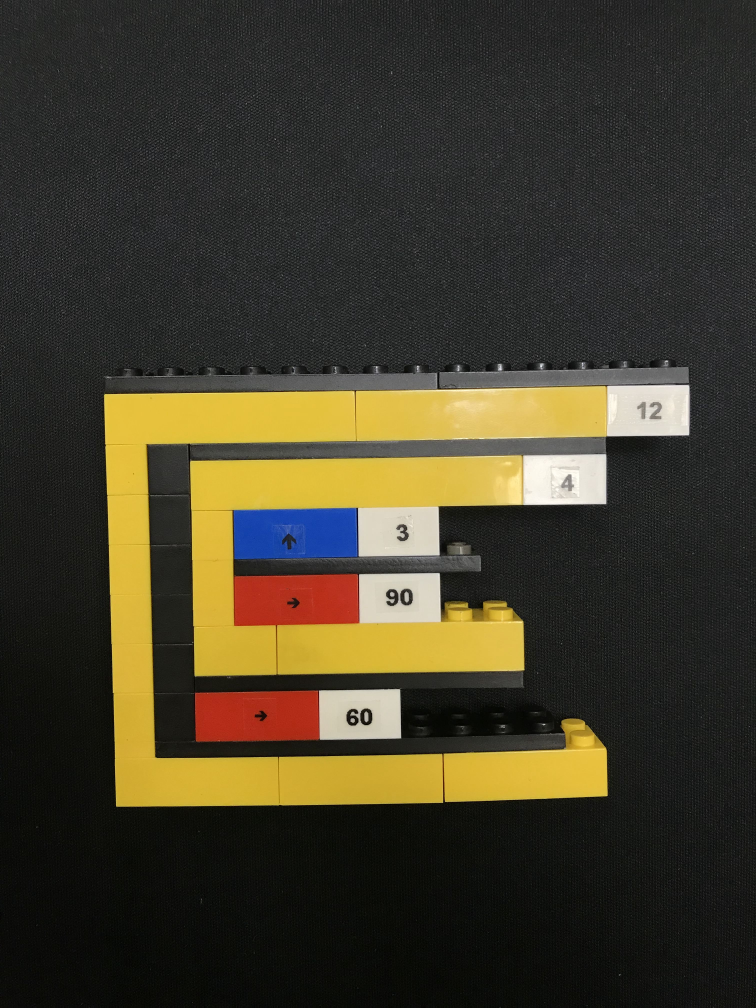
#> input picture positive/alternativementhod/IMG_6138.jpg, 3024 x 4032 px (shown at 1/4 size)
$ python detect_shapes.py --image IMG_6138.jpg   (older library calls are emulated)
#> lines starting #> are read from the running program, lines starting #| are printed output that depends on the picture; after the words box and inside, x2 and y2 are one past the last pixel; in counts of white or black regions, pixels touching at a corner belong together
### positive/alternativementhod/shapedetector.py
import cv2

class ShapeDetector:
	def __init__(self):
		pass

	#only need to detect a rectangle or a 8-sided poly (for loop) for this project
	def detect(self, c):
		peri = cv2.arcLength(c,True)
		approx = cv2.approxPolyDP(c, 0.04*peri, True)
		if len(approx) == 4:
			shape = "instruction"
		else:
			shape = "for loop"

### positive/alternativementhod/detect_shapes.py
from shapedetector import ShapeDetector
import argparse
import imutils
import cv2

ap = argparse.ArgumentParser()
ap.add_argument("-i", "--image", required=True, help="path to the input image")
args = vars(ap.parse_args())

image = cv2.imread(args["image"])
#> image is the input picture: shape (4032, 3024, 3); mean B, G, R 41.8, 59.4, 65.1
resized = imutils.resize(image, width=300)
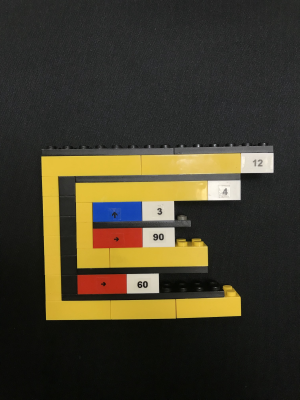
#> resized: shape (400, 300, 3); mean B, G, R 41.8, 59.4, 65.1
ratio = image.shape[0] / float(resized.shape[0])
#> ratio = 10.08

gray = cv2.cvtColor(resized, cv2.COLOR_BGR2GRAY)
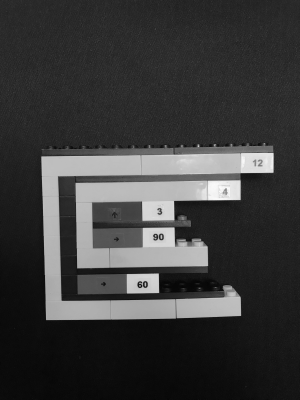
#> gray: shape (400, 300); min 5, max 251, mean 59.1
blurred = cv2.GaussianBlur(gray, (5,5), 0)
thresh = cv2.threshold(blurred, 60, 255, cv2.THRESH_BINARY)[1]
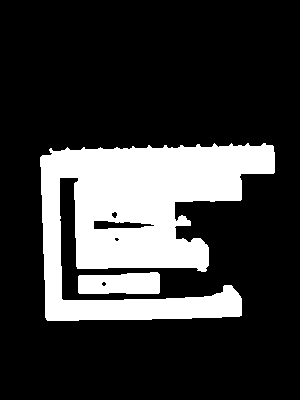
#> thresh: shape (400, 300); 22% white; 2 white regions

cnts = cv2.findContours(thresh.copy(), cv2.RETR_EXTERNAL,
	cv2.CHAIN_APPROX_SIMPLE)
#> cnts = 2 contours; box (x1, y1, x2, y2) and area: (40, 143, 275, 321) 24409, (78, 272, 160, 294) 1518
cnts = cnts[0] if imutils.is_cv2() else cnts[1]
sd = ShapeDetector()

for c in cnts:
	M = cv2.moments(c)
	cX = ((M["m10"] / M["m00"]) * ratio)
	cY = ((M["m01"] / M["m00"]) * ratio)
	shape = sd.detect(c)

	c = c.astype("float")
	c *= ratio
	c = c.astype("int")
	cv2.drawContours(image, [c], -1, (0,255,0), 2)

	cv2.imshow("Image", image)
	cv2.waitKey(0)
#> this loop made 2 passes
#> (cX, cY, peri in detect, approx in detect, shape) on pass 1: (1207.2, 2856.5, 200.1, [[159, 274], [79, 275], [78, 292], [158, 293]], 'instruction')
#> (cX, cY, peri in detect, shape) on pass 2: (1410.5, 2218.8, 1528.1, 'for loop')
#> pass 2, `cv2.imshow("Image", image)`:
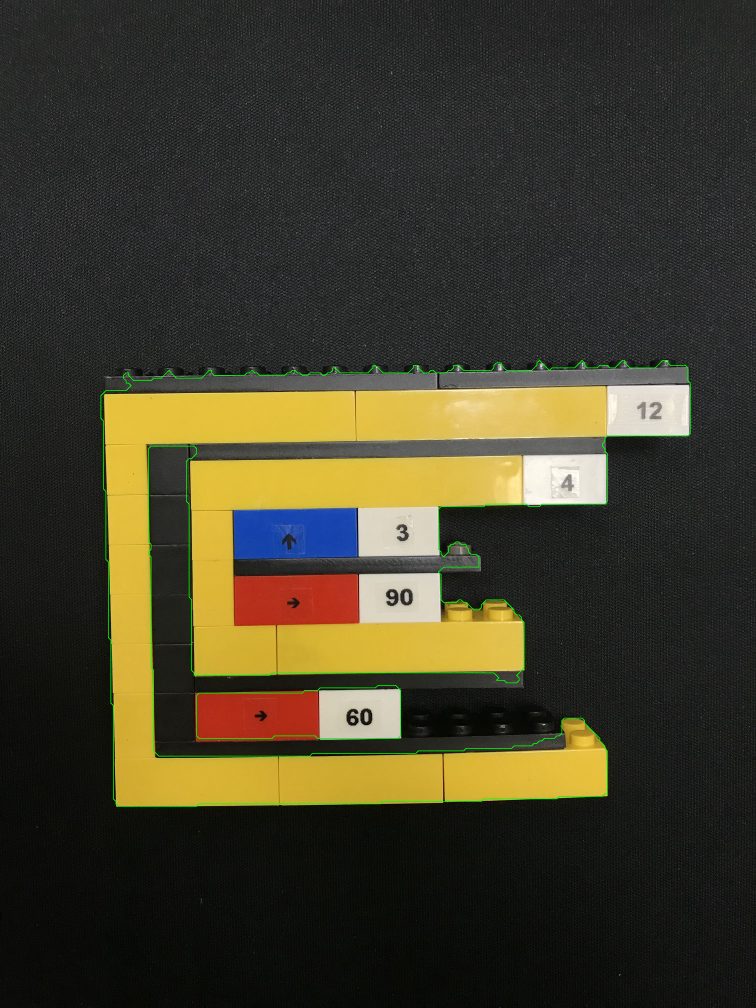
#> window 'Image': shape (4032, 3024, 3) (shown at 1/4 size); mean B, G, R 41.6, 60.2, 64.7

$ run again, on positive/alternativementhod/IMG_6141.jpg
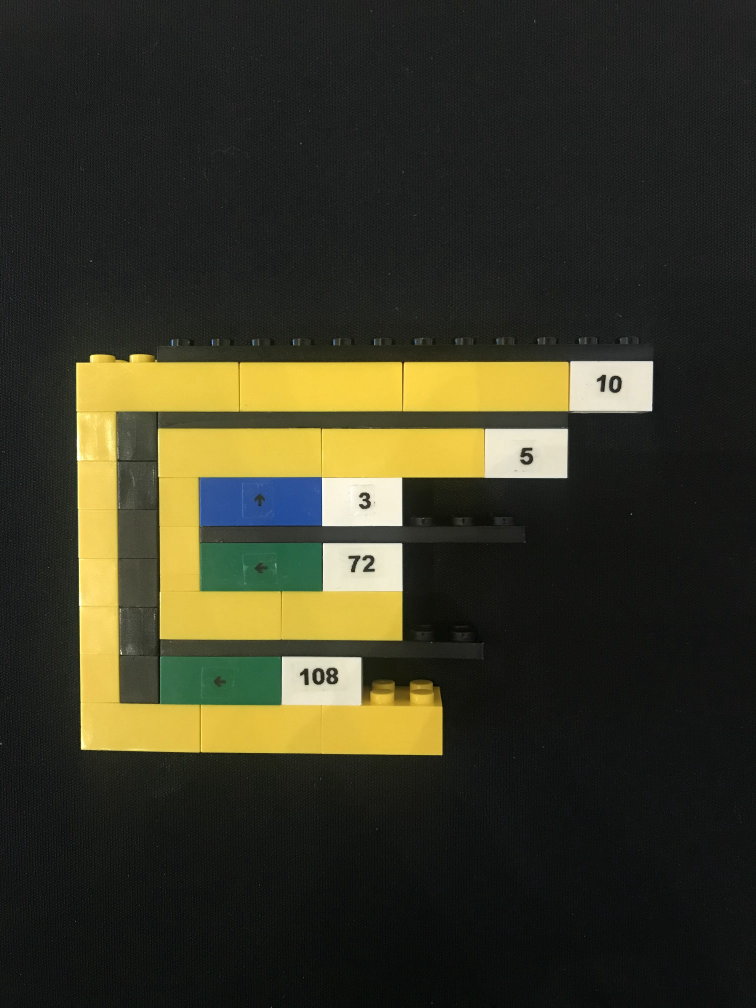
#> input picture positive/alternativementhod/IMG_6141.jpg, 3024 x 4032 px (shown at 1/4 size)
#> image is the input picture: shape (4032, 3024, 3); mean B, G, R 37.5, 54.7, 56
#> `thresh = cv2.threshold(blurred, 60, 255, cv2.THRESH_BINARY)[1]`:
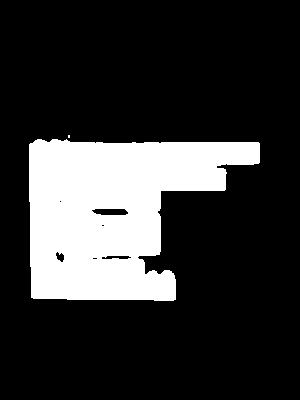
#> thresh: shape (400, 300); 20.4% white; 2 white regions (1 under 20 px)
#> cnts = 2 contours, 1 with area under 20; largest, box (x1, y1, x2, y2) and area: (29, 139, 260, 301) 24363
#> the loop `for c in cnts:` made 2 passes
#> (cX, cY, peri in detect, shape) on pass 1: (1130.5, 2134.4, 876.7, 'for loop')
#> pass 1, `cv2.imshow("Image", image)`:
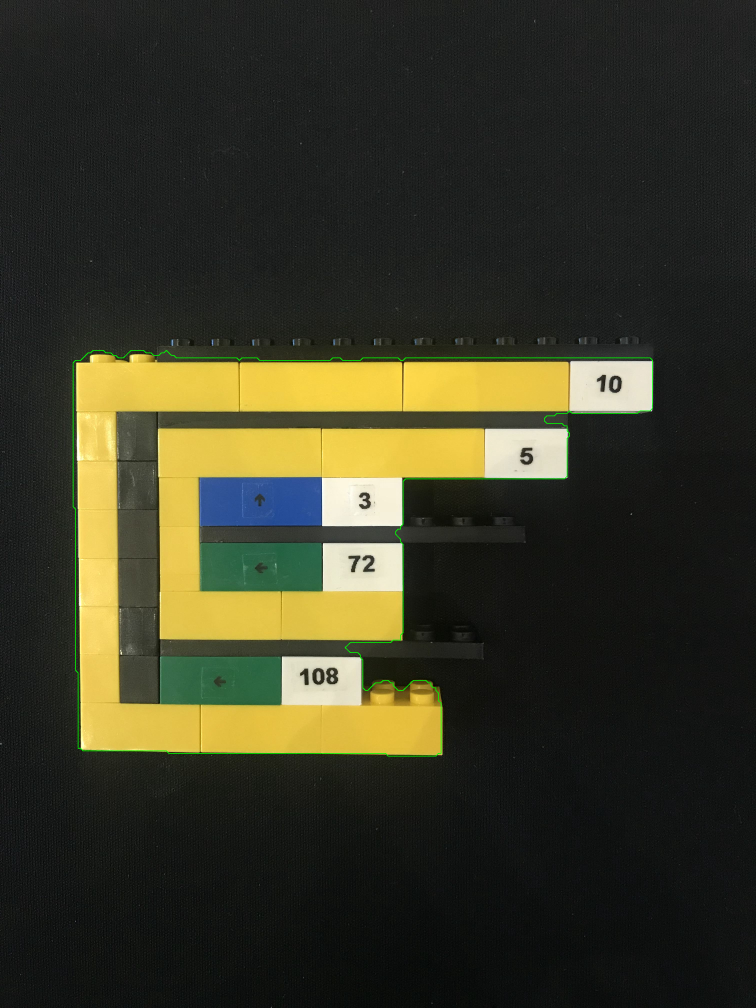
#> window 'Image': shape (4032, 3024, 3) (shown at 1/4 size); mean B, G, R 37.4, 55.1, 55.8

$ run again, on positive/alternativementhod/IMG_6142.jpg
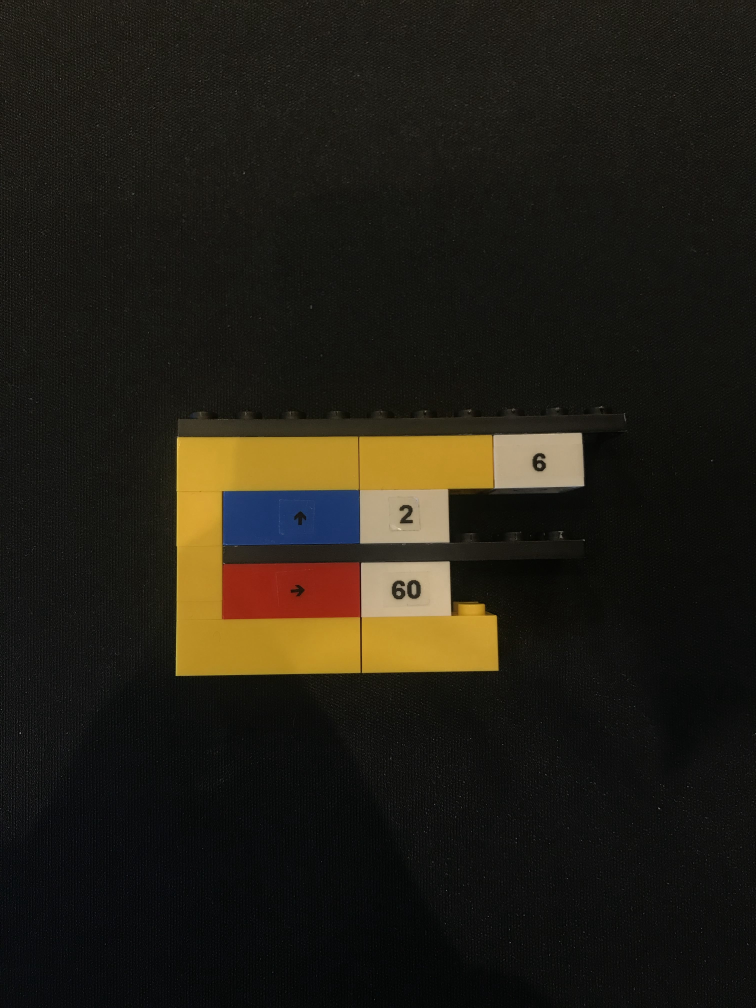
#> input picture positive/alternativementhod/IMG_6142.jpg, 3024 x 4032 px (shown at 1/4 size)
#> image is the input picture: shape (4032, 3024, 3); mean B, G, R 21.1, 29.9, 33.4
#> `thresh = cv2.threshold(blurred, 60, 255, cv2.THRESH_BINARY)[1]`:
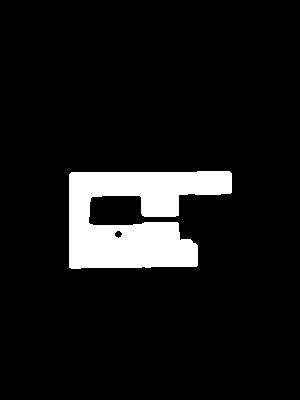
#> thresh: shape (400, 300); 8.8% white; 1 white region
#> cnts = 1 contour; box (x1, y1, x2, y2) and area: (69, 171, 232, 269) 10246
#> the loop `for c in cnts:` made 1 pass
#> (cX, cY, peri in detect, shape) on pass 1: (1373.1, 2199.3, 766, 'for loop')
#> pass 1, `cv2.imshow("Image", image)`:
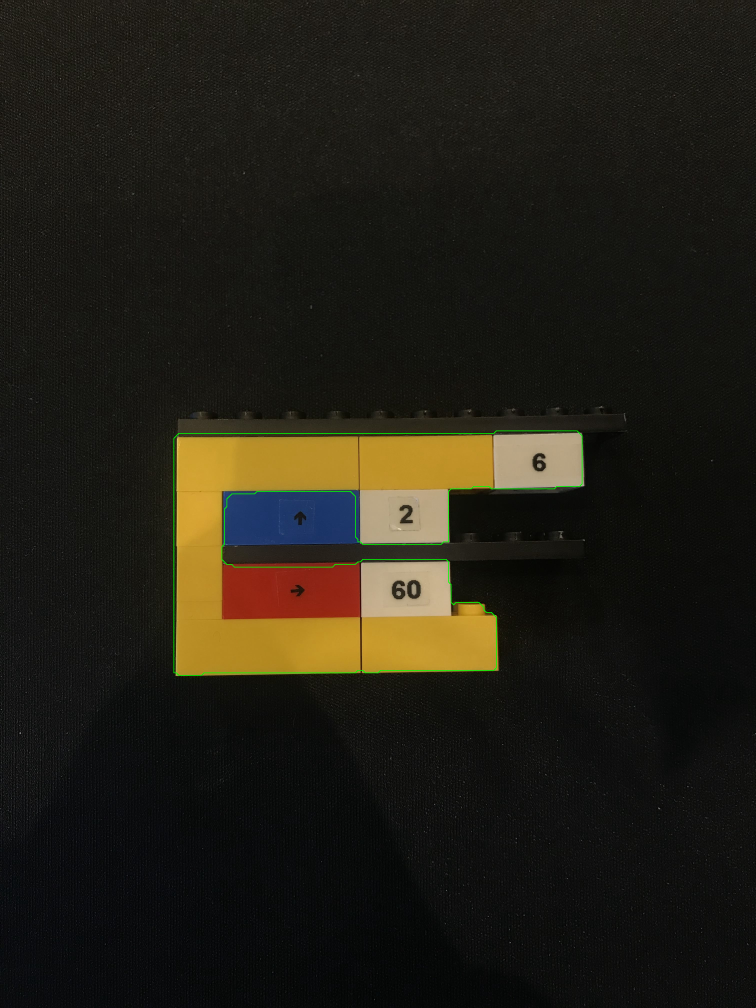
#> window 'Image': shape (4032, 3024, 3) (shown at 1/4 size); mean B, G, R 21, 30.2, 33.3
